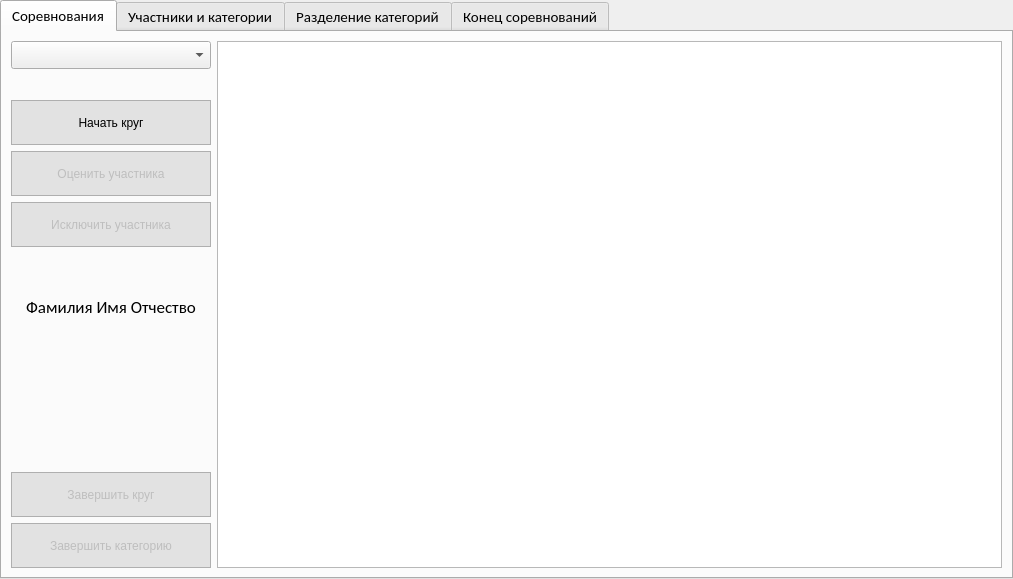
<?xml version="1.0" encoding="UTF-8"?>
<ui version="4.0">
 <class>Fight</class>
 <widget class="QWidget" name="Fight">
  <property name="geometry">
   <rect>
    <x>0</x>
    <y>0</y>
    <width>1013</width>
    <height>579</height>
   </rect>
  </property>
  <property name="windowTitle">
   <string>Соревнования</string>
  </property>
  <layout class="QGridLayout" name="gridLayout">
   <property name="leftMargin">
    <number>0</number>
   </property>
   <property name="topMargin">
    <number>0</number>
   </property>
   <property name="rightMargin">
    <number>0</number>
   </property>
   <property name="bottomMargin">
    <number>0</number>
   </property>
   <item row="0" column="0">
    <widget class="QTabWidget" name="tabWidget">
     <property name="enabled">
      <bool>true</bool>
     </property>
     <property name="font">
      <font>
       <family>Calibri</family>
       <pointsize>11</pointsize>
      </font>
     </property>
     <property name="currentIndex">
      <number>0</number>
     </property>
     <widget class="QWidget" name="tab_3">
      <attribute name="title">
       <string>Соревнования</string>
      </attribute>
      <layout class="QGridLayout" name="gridLayout_3">
       <item row="0" column="0">
        <layout class="QGridLayout" name="gridLayout_2">
         <item row="2" column="0">
          <widget class="QPushButton" name="start_loop">
           <property name="sizePolicy">
            <sizepolicy hsizetype="Fixed" vsizetype="Fixed">
             <horstretch>0</horstretch>
             <verstretch>0</verstretch>
            </sizepolicy>
           </property>
           <property name="minimumSize">
            <size>
             <width>200</width>
             <height>45</height>
            </size>
           </property>
           <property name="font">
            <font/>
           </property>
           <property name="styleSheet">
            <string notr="true">QPushButton{
background-color: #e2e2e2;
border:1px solid #afafaf;
}
QPushButton:hover{
background-color: #E0F2FF;
border-color: #80C8FF;
}
QPushButton:pressed{
background-color: #C2E4FF;
border-color: #80C8FF;
}</string>
           </property>
           <property name="text">
            <string>Начать круг</string>
           </property>
          </widget>
         </item>
         <item row="1" column="0">
          <spacer name="verticalSpacer">
           <property name="orientation">
            <enum>Qt::Vertical</enum>
           </property>
           <property name="sizeType">
            <enum>QSizePolicy::Fixed</enum>
           </property>
           <property name="sizeHint" stdset="0">
            <size>
             <width>20</width>
             <height>25</height>
            </size>
           </property>
          </spacer>
         </item>
         <item row="4" column="0">
          <widget class="QPushButton" name="out_member">
           <property name="enabled">
            <bool>false</bool>
           </property>
           <property name="minimumSize">
            <size>
             <width>200</width>
             <height>45</height>
            </size>
           </property>
           <property name="styleSheet">
            <string notr="true">QPushButton{
background-color: #e2e2e2;
border:1px solid #afafaf;
}
QPushButton:hover{
background-color: #FDEDED;
border-color: #EB3028;
}
QPushButton:pressed{
background-color: #F7B7B6;
border-color: #EB3028;
}</string>
           </property>
           <property name="text">
            <string>Исключить участника</string>
           </property>
          </widget>
         </item>
         <item row="0" column="1" rowspan="9" colspan="2">
          <widget class="QTableView" name="view_fighters">
           <property name="font">
            <font>
             <family>Calibri</family>
             <pointsize>11</pointsize>
            </font>
           </property>
           <property name="autoFillBackground">
            <bool>true</bool>
           </property>
          </widget>
         </item>
         <item row="8" column="0">
          <widget class="QPushButton" name="end_category">
           <property name="enabled">
            <bool>false</bool>
           </property>
           <property name="sizePolicy">
            <sizepolicy hsizetype="Fixed" vsizetype="Fixed">
             <horstretch>0</horstretch>
             <verstretch>0</verstretch>
            </sizepolicy>
           </property>
           <property name="minimumSize">
            <size>
             <width>200</width>
             <height>45</height>
            </size>
           </property>
           <property name="font">
            <font/>
           </property>
           <property name="styleSheet">
            <string notr="true">QPushButton{
background-color: #e2e2e2;
border:1px solid #afafaf;
}
QPushButton:hover{
background-color: #E0F2FF;
border-color: #80C8FF;
}
QPushButton:pressed{
background-color: #C2E4FF;
border-color: #80C8FF;
}</string>
           </property>
           <property name="text">
            <string>Завершить категорию</string>
           </property>
          </widget>
         </item>
         <item row="0" column="0">
          <widget class="QComboBox" name="categories">
           <property name="enabled">
            <bool>true</bool>
           </property>
           <property name="sizePolicy">
            <sizepolicy hsizetype="Preferred" vsizetype="Fixed">
             <horstretch>0</horstretch>
             <verstretch>0</verstretch>
            </sizepolicy>
           </property>
           <property name="font">
            <font>
             <family>Calibri</family>
             <pointsize>11</pointsize>
            </font>
           </property>
          </widget>
         </item>
         <item row="7" column="0">
          <widget class="QPushButton" name="end_loop">
           <property name="enabled">
            <bool>false</bool>
           </property>
           <property name="sizePolicy">
            <sizepolicy hsizetype="Fixed" vsizetype="Fixed">
             <horstretch>0</horstretch>
             <verstretch>0</verstretch>
            </sizepolicy>
           </property>
           <property name="minimumSize">
            <size>
             <width>200</width>
             <height>45</height>
            </size>
           </property>
           <property name="font">
            <font/>
           </property>
           <property name="styleSheet">
            <string notr="true">QPushButton{
background-color: #e2e2e2;
border:1px solid #afafaf;
}
QPushButton:hover{
background-color: #E0F2FF;
border-color: #80C8FF;
}
QPushButton:pressed{
background-color: #C2E4FF;
border-color: #80C8FF;
}</string>
           </property>
           <property name="text">
            <string>Завершить круг</string>
           </property>
          </widget>
         </item>
         <item row="6" column="0">
          <spacer name="verticalSpacer_2">
           <property name="font">
            <font>
             <family>Calibri</family>
             <pointsize>11</pointsize>
            </font>
           </property>
           <property name="orientation">
            <enum>Qt::Vertical</enum>
           </property>
           <property name="sizeType">
            <enum>QSizePolicy::Fixed</enum>
           </property>
           <property name="sizeHint" stdset="0">
            <size>
             <width>20</width>
             <height>40</height>
            </size>
           </property>
          </spacer>
         </item>
         <item row="3" column="0">
          <widget class="QPushButton" name="count_member">
           <property name="enabled">
            <bool>false</bool>
           </property>
           <property name="sizePolicy">
            <sizepolicy hsizetype="Fixed" vsizetype="Fixed">
             <horstretch>0</horstretch>
             <verstretch>0</verstretch>
            </sizepolicy>
           </property>
           <property name="minimumSize">
            <size>
             <width>200</width>
             <height>45</height>
            </size>
           </property>
           <property name="font">
            <font/>
           </property>
           <property name="styleSheet">
            <string notr="true">QPushButton{
background-color: #e2e2e2;
border:1px solid #afafaf;
}
QPushButton:hover{
background-color: #EDFDF0;
border-color: #10DA20;
}
QPushButton:pressed{
background-color: #CCFAD2;
border-color: #10DA20;
}</string>
           </property>
           <property name="text">
            <string>Оценить участника</string>
           </property>
          </widget>
         </item>
         <item row="5" column="0">
          <widget class="QLabel" name="label_FIO">
           <property name="font">
            <font>
             <pointsize>13</pointsize>
            </font>
           </property>
           <property name="text">
            <string>Фамилия Имя Отчество</string>
           </property>
           <property name="alignment">
            <set>Qt::AlignCenter</set>
           </property>
           <property name="wordWrap">
            <bool>true</bool>
           </property>
          </widget>
         </item>
        </layout>
       </item>
      </layout>
     </widget>
     <widget class="QWidget" name="tab_2">
      <attribute name="title">
       <string>Участники и категории</string>
      </attribute>
      <layout class="QGridLayout" name="gridLayout_4">
       <item row="0" column="0">
        <layout class="QVBoxLayout" name="verticalLayout_2" stretch="0,0">
         <item>
          <layout class="QGridLayout" name="gridLayout_5">
           <item row="0" column="0" rowspan="2">
            <widget class="QComboBox" name="categories_box">
             <property name="font">
              <font>
               <family>Calibri</family>
               <pointsize>11</pointsize>
              </font>
             </property>
             <item>
              <property name="text">
               <string>Все</string>
              </property>
             </item>
            </widget>
           </item>
           <item row="2" column="0">
            <widget class="QComboBox" name="sorting_box">
             <item>
              <property name="text">
               <string>Без сортировки</string>
              </property>
             </item>
             <item>
              <property name="text">
               <string>По местам</string>
              </property>
             </item>
             <item>
              <property name="text">
               <string>По фамилии</string>
              </property>
             </item>
             <item>
              <property name="text">
               <string>По имени</string>
              </property>
             </item>
             <item>
              <property name="text">
               <string>По возрасту</string>
              </property>
             </item>
            </widget>
           </item>
           <item row="3" column="0">
            <widget class="QComboBox" name="desc_asc_box">
             <property name="enabled">
              <bool>false</bool>
             </property>
             <item>
              <property name="text">
               <string>По возрастанию</string>
              </property>
             </item>
             <item>
              <property name="text">
               <string>По убыванию</string>
              </property>
             </item>
            </widget>
           </item>
           <item row="3" column="1">
            <widget class="QPushButton" name="history_member">
             <property name="styleSheet">
              <string notr="true">QPushButton{
background-color: #e2e2e2;
border:1px solid #afafaf;
}
QPushButton:hover{
background-color: #E0F2FF;
border-color: #80C8FF;
}
QPushButton:pressed{
background-color: #C2E4FF;
border-color: #80C8FF;
}</string>
             </property>
             <property name="text">
              <string>История участника</string>
             </property>
            </widget>
           </item>
          </layout>
         </item>
         <item>
          <widget class="QTableView" name="view_members">
           <property name="font">
            <font>
             <family>Calibri</family>
             <pointsize>11</pointsize>
            </font>
           </property>
          </widget>
         </item>
        </layout>
       </item>
      </layout>
     </widget>
     <widget class="QWidget" name="tab_4">
      <attribute name="title">
       <string>Разделение категорий</string>
      </attribute>
      <layout class="QVBoxLayout" name="verticalLayout">
       <item>
        <layout class="QGridLayout" name="gridLayout_8">
         <item row="0" column="0">
          <widget class="QPushButton" name="load_ended_category">
           <property name="sizePolicy">
            <sizepolicy hsizetype="Fixed" vsizetype="Fixed">
             <horstretch>0</horstretch>
             <verstretch>0</verstretch>
            </sizepolicy>
           </property>
           <property name="minimumSize">
            <size>
             <width>500</width>
             <height>100</height>
            </size>
           </property>
           <property name="styleSheet">
            <string notr="true">QPushButton{
background-color: #e2e2e2;
border:1px solid #afafaf;
}
QPushButton:hover{
background-color: #E0F2FF;
border-color: #80C8FF;
}
QPushButton:pressed{
background-color: #C2E4FF;
border-color: #80C8FF;
}</string>
           </property>
           <property name="text">
            <string>Загрузить законченные категории</string>
           </property>
          </widget>
         </item>
         <item row="1" column="0">
          <widget class="QPushButton" name="create_ended_category">
           <property name="sizePolicy">
            <sizepolicy hsizetype="Fixed" vsizetype="Fixed">
             <horstretch>0</horstretch>
             <verstretch>0</verstretch>
            </sizepolicy>
           </property>
           <property name="minimumSize">
            <size>
             <width>500</width>
             <height>100</height>
            </size>
           </property>
           <property name="styleSheet">
            <string notr="true">QPushButton{
background-color: #e2e2e2;
border:1px solid #afafaf;
}
QPushButton:hover{
background-color: #E0F2FF;
border-color: #80C8FF;
}
QPushButton:pressed{
background-color: #C2E4FF;
border-color: #80C8FF;
}</string>
           </property>
           <property name="text">
            <string>Сформировать законченные категории</string>
           </property>
          </widget>
         </item>
        </layout>
       </item>
      </layout>
     </widget>
     <widget class="QWidget" name="tab">
      <attribute name="title">
       <string>Конец соревнований</string>
      </attribute>
      <layout class="QGridLayout" name="gridLayout_7">
       <item row="0" column="0">
        <layout class="QGridLayout" name="gridLayout_6">
         <item row="0" column="0">
          <widget class="QPushButton" name="end_competition">
           <property name="sizePolicy">
            <sizepolicy hsizetype="Fixed" vsizetype="Fixed">
             <horstretch>0</horstretch>
             <verstretch>0</verstretch>
            </sizepolicy>
           </property>
           <property name="minimumSize">
            <size>
             <width>350</width>
             <height>100</height>
            </size>
           </property>
           <property name="styleSheet">
            <string notr="true">QPushButton{
background-color: #e2e2e2;
border:1px solid #afafaf;
}
QPushButton:hover{
background-color: #EDFDF0;
border-color: #10DA20;
}
QPushButton:pressed{
background-color: #CCFAD2;
border-color: #10DA20;
}</string>
           </property>
           <property name="text">
            <string>Закончить соревнования</string>
           </property>
          </widget>
         </item>
        </layout>
       </item>
      </layout>
     </widget>
    </widget>
   </item>
  </layout>
 </widget>
 <resources/>
 <connections/>
</ui>
